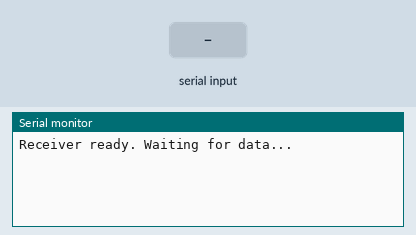
Bench run of a sketch on a simulated ESP32. On the bench: the last lines printed to the serial monitor. The inputs (shaded band) are chosen by the test bench. Nothing arrives over Bluetooth unless stated.

Above: at 1.2 s.
1.3 s: "90,45\n" received over the second serial link
At 2.5 s:
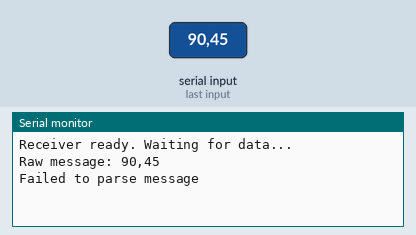
2.8 s: "3\n" received over the second serial link
At 3.9 s:
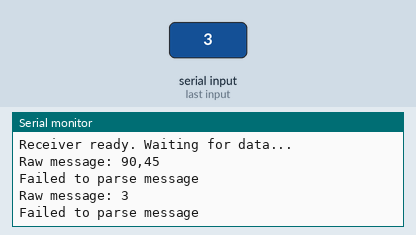
4.3 s: "SW=90 X=45 Y=200\n" received over the second serial link
At 5.1 s:
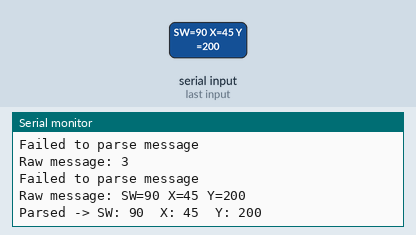

Measured:
- after the input at 1.3 s, the serial monitor: prints a new line at once (image 1)
- after the input at 2.8 s, the serial monitor: prints a new line at once (image 2)
- after the input at 4.3 s, the serial monitor: prints a new line at once (image 3)

The sketch:

BT_RECEIVER.ino
```cpp
#include "BluetoothSerial.h"

BluetoothSerial SerialBT;

#define MSG_BUFFER_SIZE 128
char incoming[MSG_BUFFER_SIZE];
int idx = 0;

void setup() {
  Serial.begin(115200);
  SerialBT.begin("ESP32_Receiver");  // Receiver = server
  Serial.println("Receiver ready. Waiting for data...");
}

void loop() {
  while (SerialBT.available()) {
    char c = SerialBT.read();

    if (c == '\n') {  // end of message
      incoming[idx] = '\0';  // terminate string

      Serial.print("Raw message: ");
      Serial.println(incoming);

      // Parse values from incoming string
      int sw = -1, x = -1, y = -1;
      if (sscanf(incoming, "SW=%d X=%d Y=%d", &sw, &x, &y) == 3) {
        Serial.print("Parsed -> SW: ");
        Serial.print(sw);
        Serial.print("  X: ");
        Serial.print(x);
        Serial.print("  Y: ");
        Serial.println(y);
      } else {
        Serial.println("Failed to parse message");
      }

      idx = 0;  // reset buffer
    } else {
      if (idx < MSG_BUFFER_SIZE - 1) {
        incoming[idx++] = c;
      } else {
        // prevent overflow
        idx = 0;
      }
    }
  }
}
```
